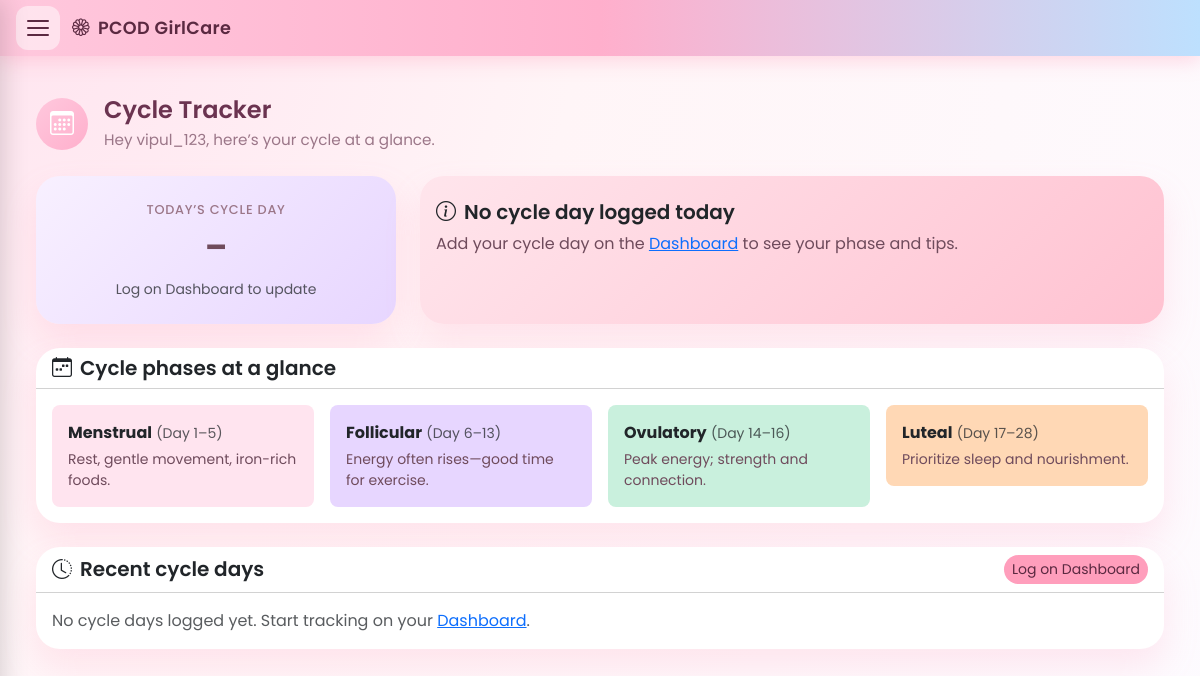
Page /cycle-tracker/ (signed in) on the earlier database version.
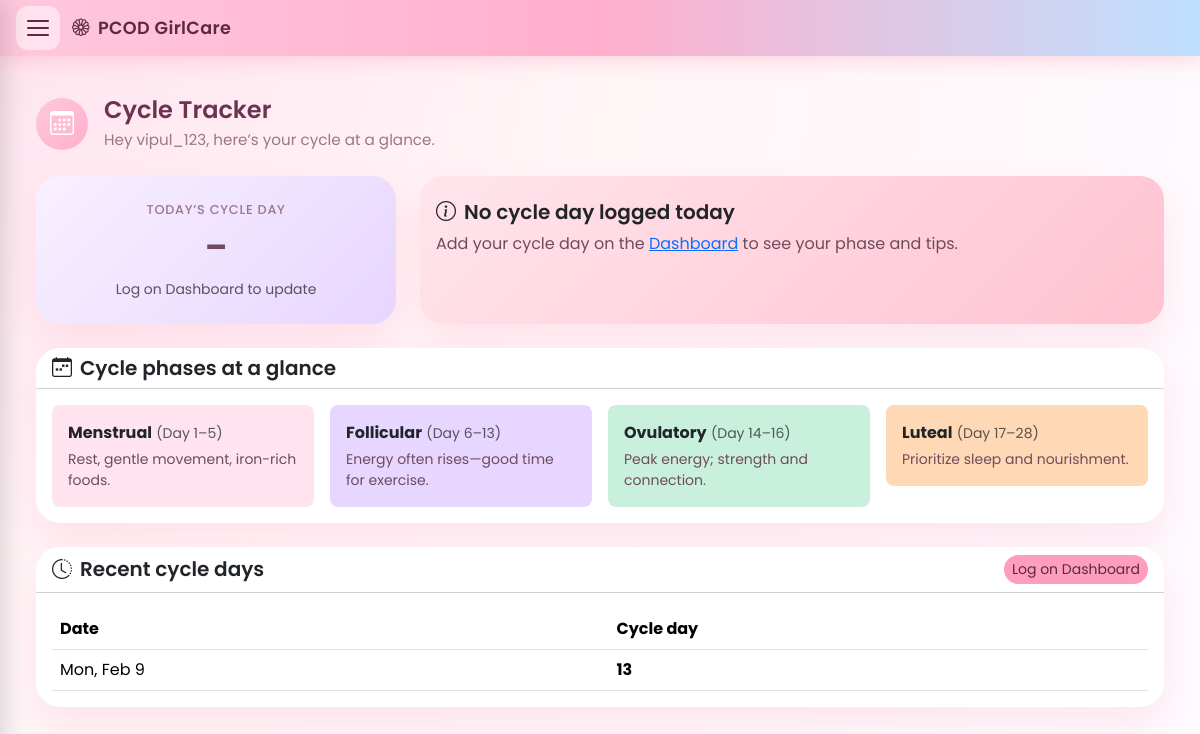
Same page on the later database version.
### tracker/models.py (models this page shows, shortened)
class DailyLog(models.Model):
    user = models.ForeignKey(
        settings.AUTH_USER_MODEL,
        on_delete=models.CASCADE,
        related_name='daily_logs',
    )
    date = models.DateField(db_index=True)
    cycle_day = models.PositiveSmallIntegerField(null=True, blank=True)
    steps = models.PositiveIntegerField(null=True, blank=True, default=0)
    water_glasses = models.PositiveSmallIntegerField(null=True, blank=True, default=0)
    wellness_score = models.PositiveSmallIntegerField(null=True, blank=True)  # 0–100
    acne_level = models.PositiveSmallIntegerField(null=True, blank=True)
    fatigue_level = models.PositiveSmallIntegerField(null=True, blank=True)
    bloating_level = models.PositiveSmallIntegerField(null=True, blank=True)
    sleep_quality = models.PositiveSmallIntegerField(null=True, blank=True)
    weight_kg = models.DecimalField(max_digits=5, decimal_places=2, null=True, blank=True)
    mood = models.PositiveSmallIntegerField(null=True, blank=True)  # 1–10
    class Meta:
        constraints = [
            models.UniqueConstraint(fields=['user', 'date'], name='unique_user_date'),
        ]
        ordering = ['-date']

### tracker/views.py (the view, shortened to what this page needs)
# urls.py: path('cycle-tracker/', views.cycle_tracker, name='cycle_tracker'),
@login_required
def cycle_tracker(request):
    user = request.user
    today = timezone.localdate()
    today_log = DailyLog.objects.filter(user=user, date=today).first()
    cycle_day = today_log.cycle_day if today_log else None
    recent = (
        DailyLog.objects.filter(user=user, cycle_day__isnull=False)
        .exclude(cycle_day=0)
        .order_by('-date')[:30]
    )
    phase = None
    context = {
        'username': user.username,
        'cycle_day': cycle_day,
        'phase': phase,
        'recent_logs': recent,
        'today_log': today_log,
    }
    return render(request, 'tracker/cycle_tracker.html', context)

### tracker/templates/tracker/cycle_tracker.html (shortened to what the changed rows need)
{% extends 'tracker/base_nav.html' %}
{% load static %}
{% block extra_css %}<link rel="stylesheet" href="{% static 'tracker/css/dashboard.css' %}"><link rel="stylesheet" href="{% static 'tracker/css/app-pages.css' %}">{% endblock %}
{% block content %}
<div class="container-fluid py-3 app-page">
    <div class="row mb-4">
        <div class="col">
            <div class="d-flex align-items-center gap-3">
                <div>
                    <h2 class="page-title">Cycle Tracker</h2>
                </div>
            </div>
        </div>
    </div>
    <div class="row g-4">
        <div class="col-12">
            <div class="card">
                <div class="card-body">
                    {% if recent_logs %}
                    <div class="table-responsive">
                        <table class="table table-hover align-middle mb-0">
                            <thead><tr><th>Date</th><th>Cycle day</th></tr></thead>
                            <tbody>
                                {% for log in recent_logs %}
                                <tr><td>{{ log.date|date:"D, M j" }}</td><td><strong>{{ log.cycle_day }}</strong></td></tr>
                                {% endfor %}
                            </tbody>
                        </table>
                    </div>
                    {% else %}
                    <p class="text-muted mb-0">No cycle days logged yet. Start tracking on your <a href="{% url 'tracker:dashboard' %}">Dashboard</a>.</p>
                    {% endif %}
                </div>
            </div>
        </div>
    </div>
</div>
{% endblock %}

Differences in the rows shown:
added DailyLog: date "Mon, Feb 9", cycle_day "13"
Other differences:
text no longer shown: "No cycle days logged yet. Start tracking on your Dashboard ."
text now shown: "Date Cycle day"
